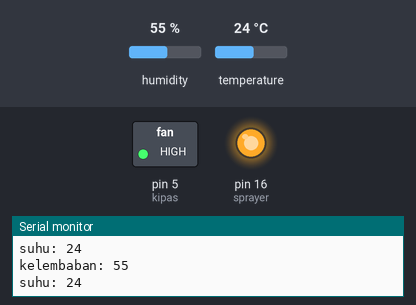
A sketch run on a simulated Arduino Uno, built with avr-gcc and run on an emulated ATmega328P. On the bench: switched loads named in the sketch (green lamp = pin HIGH), output pins drawn as LEDs (lit = HIGH), the last lines printed to the serial monitor. The inputs (shaded band) are chosen by the test bench; at power-on: humidity 55 %, temperature 24 °C.

Above: at 2.8 s.
2.9 s: humidity set to 68 %
5.6 s: humidity set to 71 %
At 6.7 s:
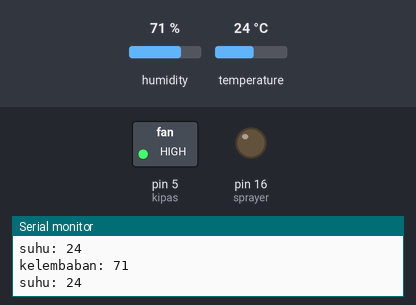
8.3 s: temperature set to 30 °C
12.3 s: temperature set to 33 °C
At 15.9 s:
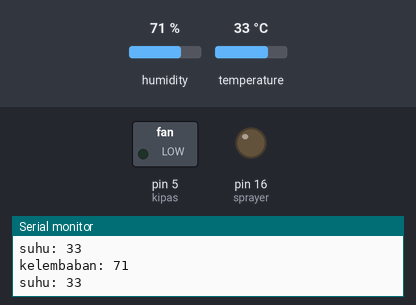
16.6 s: humidity set to 62 %
19.4 s: humidity set to 59 %
At 21.1 s:
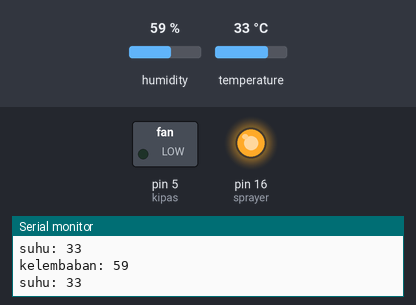
Timing chart, 0 to 22.6 s (numbered marks = the images above; inputs shaded):
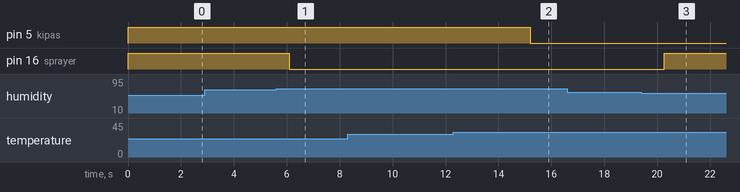

The sketch:

DHT11.ino
```cpp
// https://www.youtube.com/watch?v=1Qndq5OV_XE
#include <DHT.h> // library DHT11

DHT dht(2, DHT11); // pin d4, tipe DHT
#define sprayer 16 // pin d0 sparayer
#define kipas 5 // pin d1 kipas

void setup() {
  // put your setup code here, to run once:
  Serial.begin(9600); // Serial komunikasi yang digunakan
  pinMode(sprayer,OUTPUT);// inisialisasi pin mistmaker sebagai output
  digitalWrite(sprayer,HIGH);

  pinMode(kipas,OUTPUT);// inisialisasi pin mistmaker sebagai output
  digitalWrite(kipas,HIGH);
  dht.begin();
}

void loop() {
  // put your main code here, to run repeatedly:
  byte kelembaban = dht.readHumidity(); // data yang akan dideteksi oleh sensor DHT11

  Serial.print("kelembaban: ");
  Serial.println(kelembaban);
   {
  if (kelembaban >= 70)
  digitalWrite(sprayer,LOW);
  else if(kelembaban <= 60)
  digitalWrite(sprayer,HIGH);
  }
  byte suhu = dht.readTemperature(); //

  Serial.print("suhu: ");
  Serial.println(suhu);

  delay(1000);

  {
  if (suhu >= 32)
  digitalWrite(kipas,LOW);
  else
  digitalWrite(kipas,HIGH);
  }

}
```

Measured:
- the behaviour switches between 69 and 70 % on humidity (found by bisection; images 0 and 1)
- the behaviour switches between 31 and 32 °C on temperature (found by bisection; images 1 and 2)
- the behaviour switches between 61 and 60 % on humidity (found by bisection; images 2 and 3)
- after the input at 5.6 s, pin 16 (sprayer): HIGH → LOW after 0.50 s
- after the input at 12.3 s, pin 5 (kipas): HIGH → LOW after 2.9 s
- after the input at 19.4 s, pin 16 (sprayer): LOW → HIGH after 0.87 s
